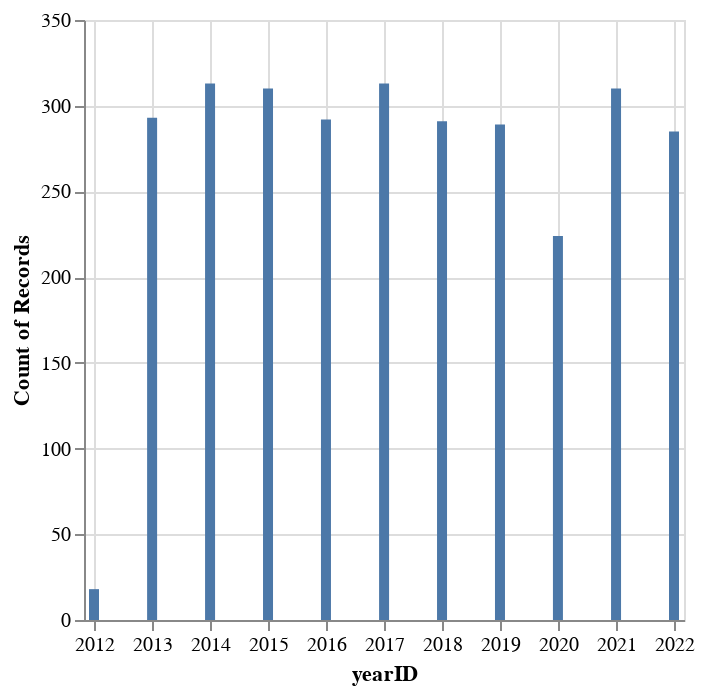

Notebook source saved alongside this figure:
### Markdown cell above
Observing the number of players who improve per team, it seems to be fairly distributed. Teams with more players who play at least 30 games have more players who improve.

### Code cell
alt.Chart(train).mark_bar().encode(
    y='count(playerID)',
    x='yearID'
)

### Figure 1 — Vega-Lite specification as saved in the notebook (floating-point values rounded to 4 significant figures; data arrays with more than 128 entries replaced by an {"elided": "..."} marker saying what was removed)
{"config": {"view": {"continuousWidth": 300, "continuousHeight": 300}}, "data": {"name": "data-d7ff3f21a4d29817e829c3e279f42029"}, "mark": {"type": "bar"}, "encoding": {"x": {"field": "yearID", "type": "temporal"}, "y": {"aggregate": "count", "field": "playerID", "type": "nominal"}}, "$schema": "https://vega.github.io/schema/vega-lite/v5.17.0.json", "datasets": {"data-d7ff3f21a4d29817e829c3e279f42029": {"elided": "2938 records"}}}
